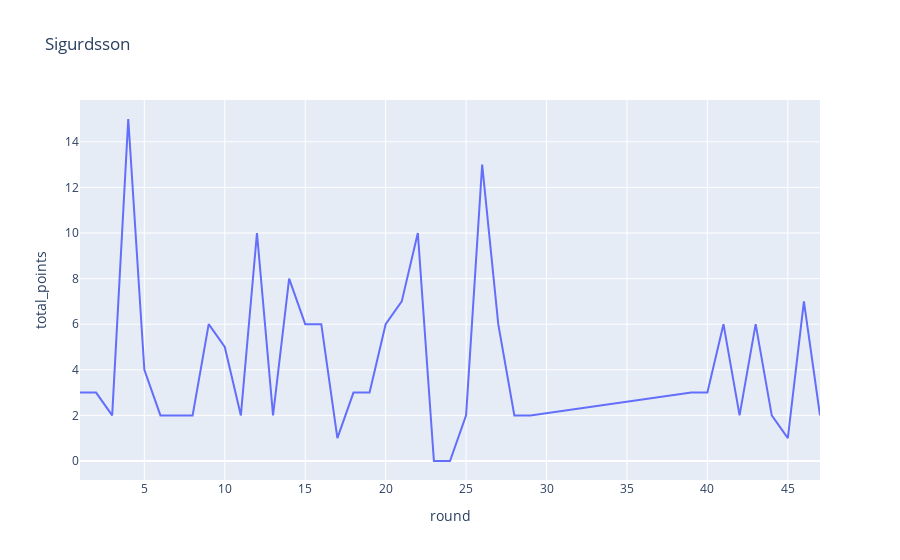

Notebook cell for this chart:
### Code cell
player_summary(150)

### Figure 1 — Plotly figure (JSON) as saved in the notebook; plotly's stock layout.template omitted (floating-point values rounded to 4 significant figures)
{"data": [{"hovertemplate": "round=%{x}<br>total_points=%{y}<extra></extra>", "legendgroup": "", "line": {"color": "#636efa", "dash": "solid"}, "mode": "lines", "name": "", "showlegend": false, "type": "scatter", "x": [1, 2, 3, 4, 5, 6, 7, 8, 9, 10, 11, 12, 13, 14, 15, 16, 17, 18, 19, 20, 21, 22, 23, 24, 25, 26, 27, 28, 29, 39, 40, 41, 42, 43, 44, 45, 46, 47], "xaxis": "x", "y": [3, 3, 2, 15, 4, 2, 2, 2, 6, 5, 2, 10, 2, 8, 6, 6, 1, 3, 3, 6, 7, 10, 0, 0, 2, 13, 6, 2, 2, 3, 3, 6, 2, 6, 2, 1, 7, 2], "yaxis": "y"}], "layout": {"legend": {"tracegroupgap": 0}, "title": {"text": "Sigurdsson"}, "xaxis": {"anchor": "y", "domain": [0, 1], "title": {"text": "round"}}, "yaxis": {"anchor": "x", "domain": [0, 1], "title": {"text": "total_points"}}}}
